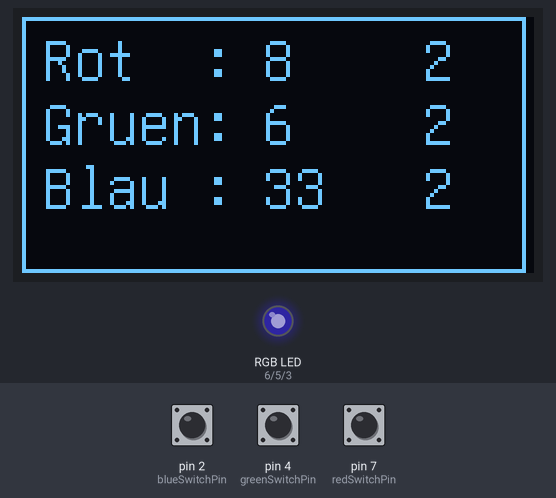
Bench run of a sketch on a simulated Arduino Uno, built with avr-gcc and run on an emulated ATmega328P. Shown: 128×64 one-colour display, an RGB LED mixed from three pins (HIGH = lit). Inputs (shaded band) come from the test bench; at power-on: pin 4 (greenSwitchPin) HIGH, pin 2 (blueSwitchPin) HIGH, pin 7 (redSwitchPin) HIGH. Dim RGB values are drawn brighter than linear.

Above: at 1.16 s.
1.4 s: pin 4 (greenSwitchPin) pulled LOW for 3.2 s
At 3.36 s:
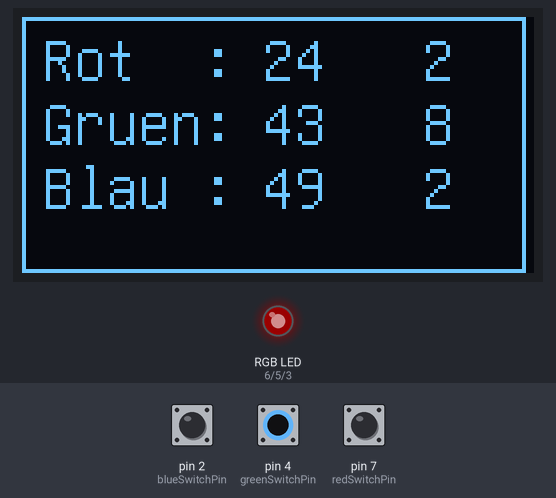
7.6 s: pin 2 (blueSwitchPin) pulled LOW for 0.35 s
At 8.04 s:
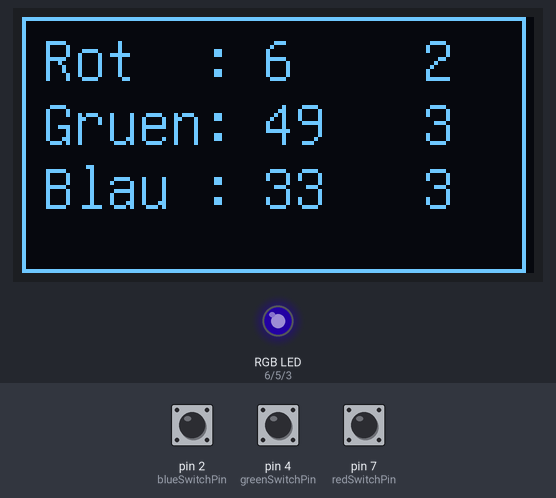
10.4 s: pin 2 (blueSwitchPin) pulled LOW for 1 s
At 11.89 s:
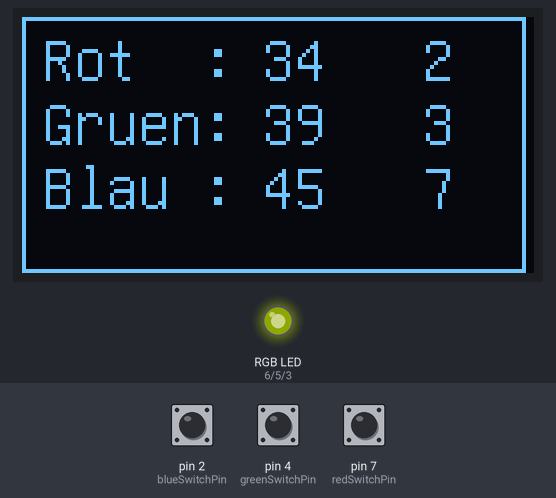
14.4 s: pin 7 (redSwitchPin) pulled LOW for 0.35 s
At 15.1 s:
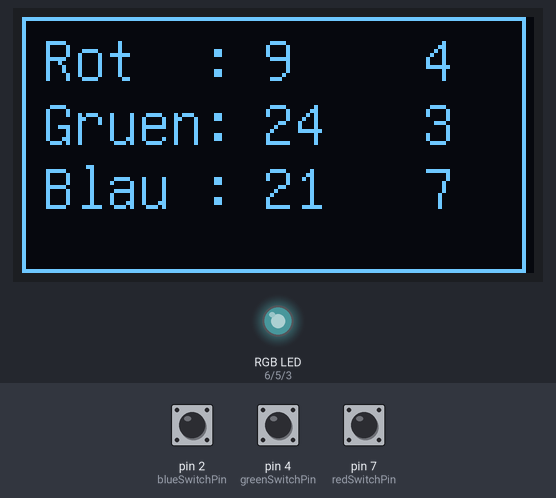
16.2 s: pin 4 (greenSwitchPin) pulled LOW for 1 s
At 17.83 s:
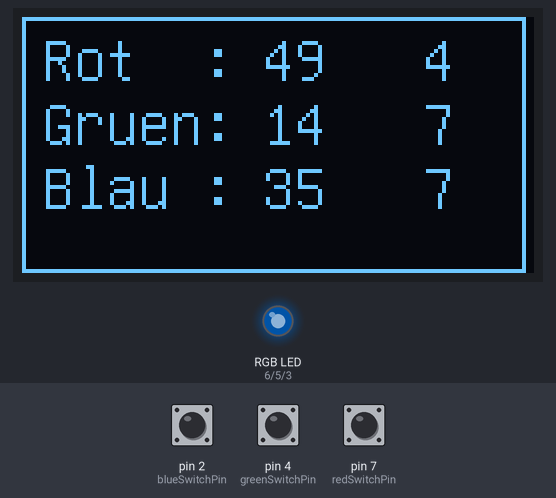
20.2 s: pin 4 (greenSwitchPin) pulled LOW for 0.35 s
At 24.93 s:
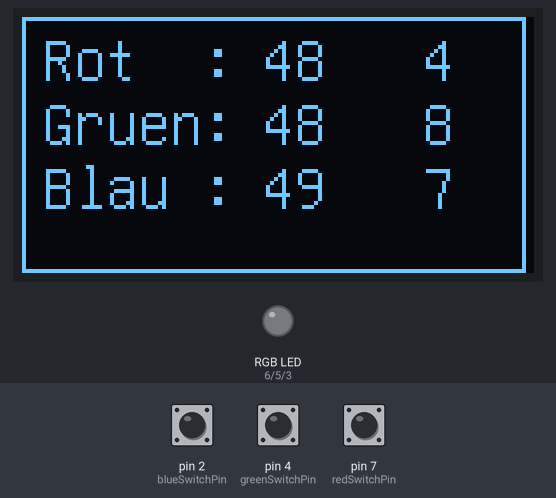
Timing chart, 0 to 51.2 s (numbered marks = the images above; inputs shaded):
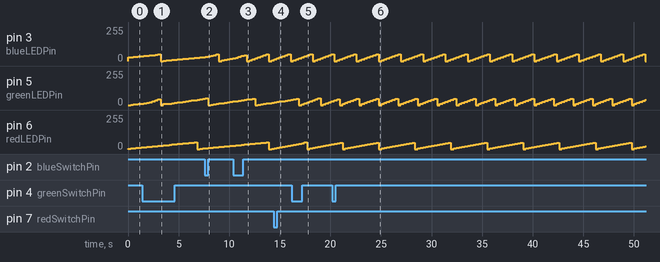

The sketch:

RGB-Control-cycling.ino
```cpp
#include "U8glib.h"

// Oled Display
int d0 = 8;
int d1 = 9;
int res = 10;
int dc = 11;
int cs = 12;
U8GLIB_SH1106_128X64 u8g(d0, d1, cs, dc, res);

// RGB LED mit common athode (-)
// der Längste Pin ist minus
// blau/grün/minus/rot

int redLEDPin = 6;
int greenLEDPin = 5;
int blueLEDPin = 3;

// Drei Taster gegen Masse
int redSwitchPin = 7;
int greenSwitchPin = 4;
int blueSwitchPin = 2;

// maxcolor value
int maxColor = 50;

// die Farbwerte
int red = 0;
int blue = maxColor/2;
int green = maxColor;

// inkremente
int dred = 2;
int dblue = 2;
int dgreen = 2;
// faktoren
int fred = 1;
int fblue = 1;
int fgreen = 1;


void draw(void){
  int posX = 60;
  u8g.setFont(u8g_font_unifont);  // select font
 // u8g.setFont(u8g_font_helvB12);  // select font

  u8g.drawFrame(0,0,126,64);
  u8g.drawStr(5, 16, "Rot  :");
  u8g.drawStr(5, 32, "Gruen:");
  u8g.drawStr(5, 48, "Blau :");

  u8g.setPrintPos(posX, 16);  // set position
  u8g.print(red);  //
  u8g.setPrintPos(posX, 32);  // set position
  u8g.print(green);  //
  u8g.setPrintPos(posX, 48);  // set position
  u8g.print(blue);  //

  posX = 100;
  u8g.setPrintPos(posX, 16);  // set position
  u8g.print(dred);  //
  u8g.setPrintPos(posX, 32);  // set position
  u8g.print(dgreen);  //
  u8g.setPrintPos(posX, 48);  // set position
  u8g.print(dblue);  //


 }


void setup(void) {
  pinMode(redLEDPin, OUTPUT);
  pinMode(greenLEDPin, OUTPUT);
  pinMode(blueLEDPin, OUTPUT);

  pinMode(redSwitchPin, INPUT_PULLUP);
  pinMode(greenSwitchPin, INPUT_PULLUP);
  pinMode(blueSwitchPin, INPUT_PULLUP);

}


void calcColors(void){
    red = red + dred*fred;
  if (red > maxColor) {
    red = maxColor;
    fred = -1;
  }else if (red <0){
    red = 0;
    fred = 1;
  }
  green = green + dgreen*fgreen;
  if (green > maxColor) {
    green = maxColor;
    fgreen = -1;
  }else if (green <0){
    green = 0;
    fgreen = 1;
  }
  blue = blue + dblue*fblue;
  if (blue > maxColor) {
    blue = maxColor;
    fblue = -1;
  }else if (blue <0){
    blue = 0;
    fblue = 1;
  }

}
void calcColors2(void){
  red = red + dred*fred;
  if (red > maxColor) {
    red = 0;
  }
  green = green + dgreen*fgreen;
  if (green > maxColor) {
    green = 0;
  }
  blue = blue + dblue*fblue;
  if (blue > maxColor) {
    blue = 0;
  }
}


void loop(void) {
  if (digitalRead(redSwitchPin) == LOW)
  {
    dred++;
    if (dred > 10) dred = 0;
  }
  if (digitalRead(greenSwitchPin) == LOW)
  {
    dgreen++;
    if (dgreen > 10) dgreen = 0;
  }
  if (digitalRead(blueSwitchPin) == LOW)
  {
    dblue++;
    if (dblue > 10) dblue = 0;
  }

  // incrementing the colors

  calcColors2();

  analogWrite(redLEDPin, red);
  analogWrite(greenLEDPin, green);
  analogWrite(blueLEDPin, blue);

  u8g.firstPage();
  do {
    draw();
  } while( u8g.nextPage() );

  delay(10);
}
```

Measured:
- by itself, pin 5 (greenLEDPin): ramps from 0/255 to 48/255 and jumps back, once every 1.9 s
- by itself, pin 3 (blueLEDPin): repeats every 2.2 s: 7/255 0.27 s, 14/255 0.27 s, 21/255 0.26 s, 28/255 0.27 s, 35/255 0.27 s, 42/255 0.28 s, 49/255 0.28 s, 0/255 0.28 s
- by itself, pin 6 (redLEDPin): repeats every 3.6 s: 44/255 0.27 s, 48/255 0.27 s, 0/255 0.26 s, 4/255 0.27 s, 8/255 0.27 s, 12/255 0.28 s, 16/255 0.28 s, 20/255 0.28 s, 24/255 0.26 s, 28/255 0.27 s, 32/255 0.28 s, 36/255 0.28 s, 40/255 0.28 s
